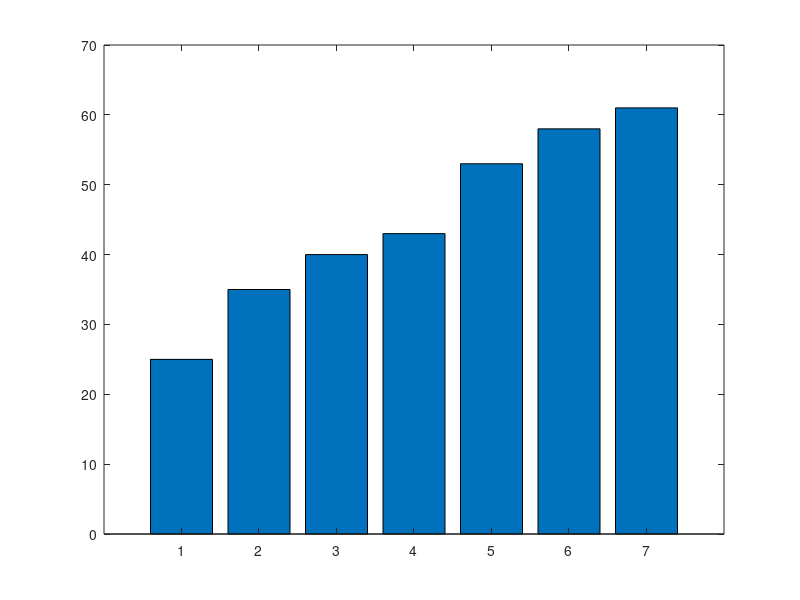

The MATLAB script that drew this image: (Note: this script raises an error after producing the figure.)
% =====================================================
%  UTS Matematika Sains Data — Semester Genap 2025/2026
%  Soal 1 — Eksplorasi
%  ---------------------------------------------------
%  Nama  : Anjaanie Mafaaza Sahilah
%  NIM   : 2510514023
%  Parameter: N=23, a=2, b=3, K=6, theta0=75, alpha=0.004
%  Tanggal: 2026-04-28
% =====================================================

clc; clear; close all;

N=23; a=2; b=3; K=6;

% data penjualan
for i=1:7
    D(i)=20+(K*i)+mod(a*i,7)-mod(b*i,5);
end

%% (b) Verifikasi Statistik
mean_D=mean(D)
median_D=median(D)
mode_D=mode(D)
range_D=range(D)
std_D=std(D,1)

%% (c) Diagram batang penjualan
figure
bar(D)
hold on
yline(mean_D,'r','LineWidth',2)

xlabel('Toko')
ylabel('Penjualan (juta)')
title('Diagram Penjualan 7 Toko')
grid on
